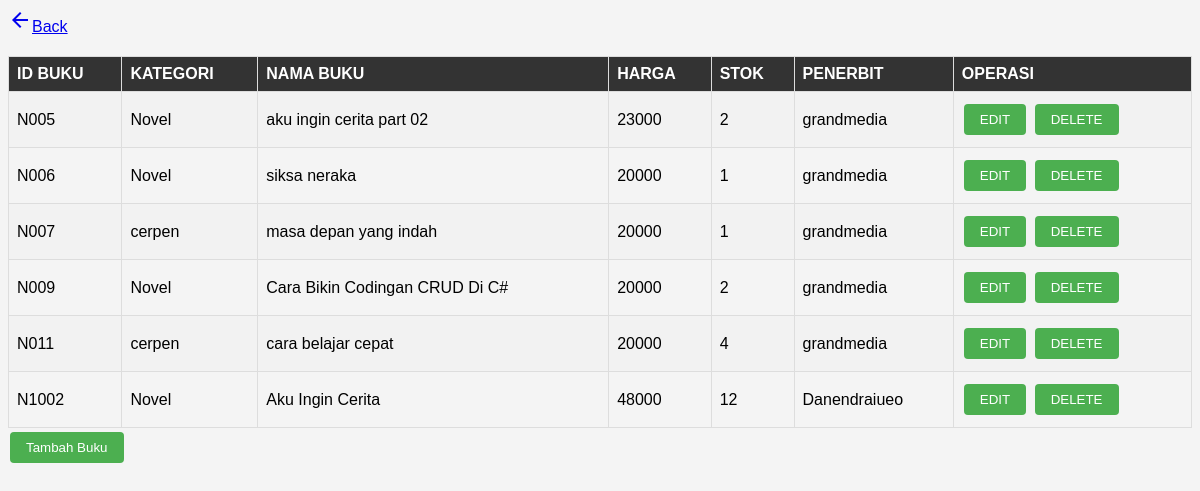
The app's page /admin.php with its own data.
### tables this page shows
CREATE TABLE `tabel_buku` (
  `idbuku` varchar(20) NOT NULL,
  `kategori` varchar(50) DEFAULT NULL,
  `namabuku` varchar(100) DEFAULT NULL,
  `harga` decimal(20,0) DEFAULT NULL,
  `stok` int(20) DEFAULT NULL,
  `penerbit` varchar(100) DEFAULT NULL
);

### admin.php (the view, shortened to what this page needs)
<!DOCTYPE html>
<html>
<head>
</head>
<body>
<div class="container">
  <div class="topnav">
  <a href="home.php">
        <i class="material-icons">arrow_back</i>Back
    </a>
  </div>
</div>
<div class="container">
  <table>
    <tr>
      <th>ID BUKU</th>
      <th>KATEGORI</th>
      <th>NAMA BUKU</th>
      <th>HARGA</th>
      <th>STOK</th>
      <th>PENERBIT</th>
      <th>OPERASI</th>
    </tr>
    <?php
    include 'koneksi.php';
    $sql = "SELECT * FROM tabel_buku";
    if($result = mysqli_query($db, $sql)){
      if(mysqli_num_rows($result) > 0){
        while($row = mysqli_fetch_array($result)) {
          echo "<tr>";
          echo "<td>" . $row["idbuku"]."</td>";
          echo "<td>" . $row["kategori"]."</td>";
          echo "<td>" . $row["namabuku"]."</td>";
          echo "<td>" . $row["harga"]."</td>";
          echo "<td>" . $row["stok"]."</td>";
          echo "<td>" . $row["penerbit"]."</td>";
          echo "<td>
                <a href='edit.php?idbuku=". $row["idbuku"]."'><button>EDIT</button></a>
                <a href='delete.php?idbuku=". $row["idbuku"]."'><button>DELETE</button></a>
                </td>";
          echo "</tr>";
        }
      } else {
        echo "No records matching your query were found.";
      }
    } else {
      echo "ERROR: Could not able to execute $sql. " . mysqli_error($koneksi);
    }
    ?>
  </table>
    <a href= 'add.php'><button>Tambah Buku</button></a>
</div>
</body>
</html>

### admin.php (style rules this page uses)
body { font-family: Arial, sans-serif; background-color: #f4f4f4; }
table { width: 100%; border-collapse: collapse; margin-top: 20px; }
th, td { border: 1px solid #ddd; padding: 8px; text-align: left; }
th { background-color: #333; color: white; }
tr:nth-child(even) { background-color: #f2f2f2; }
button { background-color: #4CAF50; border: none; color: white; padding: 8px 16px; text-align: center; text-decoration: none; display: inline-block; margin: 4px 2px; cursor: pointer; border-radius: 4px; }

### records on screen
tabel_buku: idbuku "N005", kategori "Novel", namabuku "aku ingin cerita part 02", harga "23000", stok "2", penerbit "grandmedia"
tabel_buku: idbuku "N006", kategori "Novel", namabuku "siksa neraka", harga "20000", stok "1", penerbit "grandmedia"
tabel_buku: idbuku "N007", kategori "cerpen", namabuku "masa depan yang indah", harga "20000", stok "1", penerbit "grandmedia"
tabel_buku: idbuku "N009", kategori "Novel", namabuku "Cara Bikin Codingan CRUD Di C#", harga "20000", stok "2", penerbit "grandmedia"
tabel_buku: idbuku "N011", kategori "cerpen", namabuku "cara belajar cepat", harga "20000", stok "4", penerbit "grandmedia"
tabel_buku: idbuku "N1002", kategori "Novel", namabuku "Aku Ingin Cerita", harga "48000", stok "12", penerbit "Danendraiueo"
